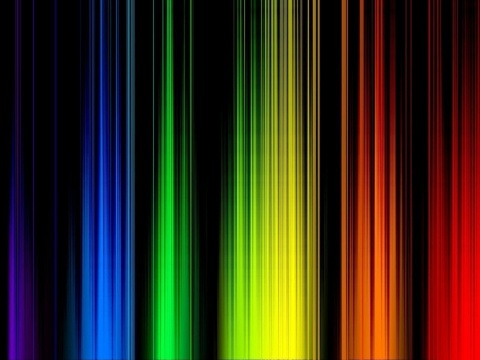
#> input picture Abstract_Rainbow.jpg, 480 x 360 px, found by its file name
$ python colordet1.py
#> lines starting #> are read from the running program, lines starting #| are printed output that depends on the picture; after the words box and inside, x2 and y2 are one past the last pixel; in counts of white or black regions, pixels touching at a corner belong together
import cv2
import numpy as np
img = cv2.imread('/home/dtejus/Desktop/projects/Oasis/Abstract_Rainbow.jpg')
#> img is the input picture: shape (360, 480, 3); mean B, G, R 25.1, 46.6, 54.5
scale_percent = 30 # percent of original size
width = int(img.shape[1] * scale_percent / 100)
#> width = 144
height = int(img.shape[0] * scale_percent / 100)
#> height = 108
dim = (width, height)
#> dim = (144, 108)

# resize image
img = cv2.resize(img, dim, interpolation = cv2.INTER_AREA)
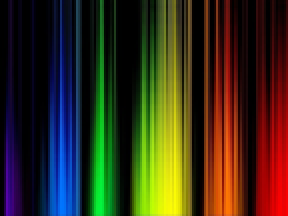
#> img: shape (108, 144, 3) (shown 2 times larger); mean B, G, R 25.1, 46.6, 54.4
hsv = cv2.cvtColor(img, cv2.COLOR_BGR2HSV)
#> hsv: shape (108, 144, 3); mean H, S, V 59.6, 203.5, 81.2
lower_range = np.array([0,100,100])
upper_range = np.array([5,255,255])
mask = cv2.inRange(hsv, lower_range, upper_range)
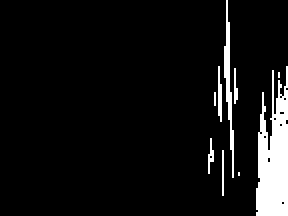
#> mask: shape (108, 144) (shown 2 times larger); 7.3% white; 9 white regions (3 under 20 px), largest, box (x1, y1, x2, y2) and area: (128, 33, 144, 108) 833, (112, 0, 117, 89) 169, (109, 33, 111, 61) 44, (104, 69, 107, 87) 27, (117, 34, 119, 52) 24, (111, 75, 112, 98) 23
cv2.imshow('image_window_name', img)
cv2.imshow('mask_window_name', mask)
cv2.waitKey(0)
cv2.destroyAllWindows()
